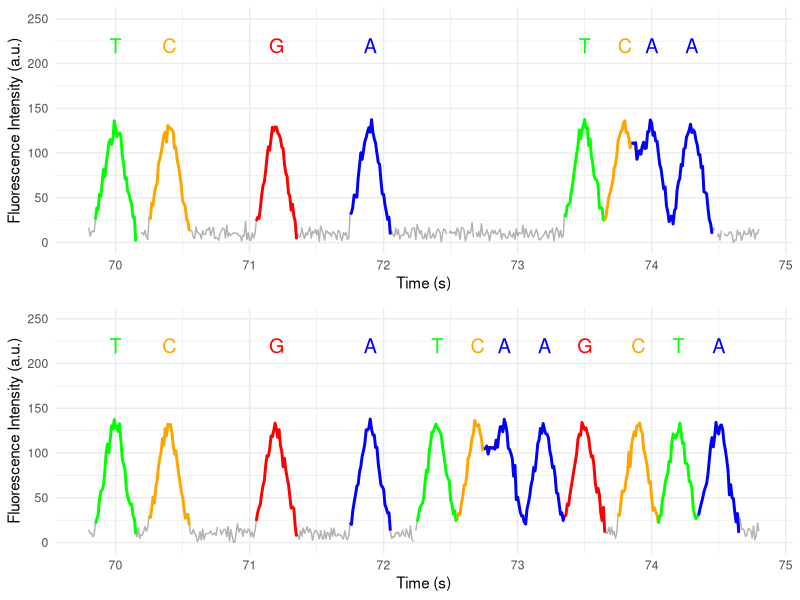

The R source for this figure:
# Required packages
library(ggplot2)
library(dplyr)

# Define simulation parameters
set.seed(42)
bases <- c("T", "C", "G", "A", "T", "C", "A", "A")
base_colors <- c("T" = "green", "C" = "orange", "G" = "red", "A" = "blue")
base_times_mod <- c(70.0, 70.4, 71.2, 71.9, 73.5, 73.8, 74.0, 74.3)
base_ctrl <- c("T", "C", "G", "A", "T", "C", "A", "A", "G", "C", "T", "A")
base_times_ctrl <- c(70.0, 70.4, 71.2, 71.9, 72.4, 72.7, 72.9, 73.2, 73.5, 73.9, 74.2, 74.5)
duration <- 0.3
sampling_rate <- 0.01
time <- seq(69.8, 74.8, by = sampling_rate)

pdf("./plot_seq_mechnism.pdf", width = 8, height = 5)

simulate_trace <- function(base_times, noise_sd = 5) {
  signal <- rnorm(length(time), mean = 10, sd = noise_sd)
  for (bt in base_times) {
    idx <- which.min(abs(time - bt))
    width <- round(duration / sampling_rate)
    peak <- dnorm(seq(-2, 2, length.out = width)) * 300
    start <- max(1, idx - floor(width/2))
    end <- min(length(time), start + width - 1)
    signal[start:end] <- signal[start:end] + peak[1:(end - start + 1)]
  }
  return(signal)
}

# Simulate both traces
signal_mod <- simulate_trace(base_times_mod)
signal_ctrl <- simulate_trace(base_times_ctrl)

# Create data frame for ggplot
df_mod <- data.frame(time = time, signal = signal_mod)
df_ctrl <- data.frame(time = time, signal = signal_ctrl)

# Pulse labels for modification
labels <- data.frame(
  base = bases,
  time_mod = base_times_mod,
  color = base_colors[bases]
)

# Pulse labels for control
labels_ctrl <- data.frame(
  base_ctrl = base_ctrl,
  time_ctrl = base_times_ctrl,
  color = base_colors[base_ctrl]
)

# Plot with modification
p1<-ggplot(df_mod, aes(x = time, y = signal)) +
  geom_line(color = "gray50", alpha = 0.6) +
  lapply(1:nrow(labels), function(i) {
    geom_line(
      data = df_mod %>% filter(time >= labels$time_mod[i] - 0.15 & time <= labels$time_mod[i] + 0.15),
      aes(x = time, y = signal), color = labels$color[i], linewidth = 1
    )
  }) +
  geom_text(data = labels, aes(x = time_mod, y = 220, label = base, color = base), size = 5, show.legend = FALSE) +
  scale_color_manual(values = base_colors) +
  annotate("segment", x = 71.9, xend = 73.5, y = 360, yend = 360, linetype = "dashed", arrow = arrow(length = unit(0.2,"cm"))) +
  annotate("text", x = 72.7, y = 365, label = "mA") +
  labs(x = "Time (s)", y = "Fluorescence Intensity (a.u.)") +
  ylim(0, 250) +
  theme_minimal()

# Plot without modification (control)
p2<-ggplot(df_ctrl, aes(x = time, y = signal)) +
  geom_line(color = "gray50", alpha = 0.6) +
  lapply(1:nrow(labels_ctrl), function(i) {
    geom_line(
      data = df_ctrl %>% filter(time >= labels_ctrl$time_ctrl[i] - 0.15 & time <= labels_ctrl$time_ctrl[i] + 0.15),
      aes(x = time, y = signal), color = labels_ctrl$color[i], linewidth = 1
    )
  }) +
  geom_text(data = labels_ctrl, aes(x = time_ctrl, y = 220, label = base_ctrl, color = base_ctrl), size = 5, show.legend = FALSE) +
  scale_color_manual(values = base_colors) +
  labs(x = "Time (s)", y = "Fluorescence Intensity (a.u.)") +
  ylim(0, 250) +
  theme_minimal()

# Combine plots
library(gridExtra)
combined_plot <- gridExtra::grid.arrange(p1, p2, ncol = 1)

## save to pdf
# ggsave("./plot_seq_mechnism.pdf", width = 10, height = 5)
